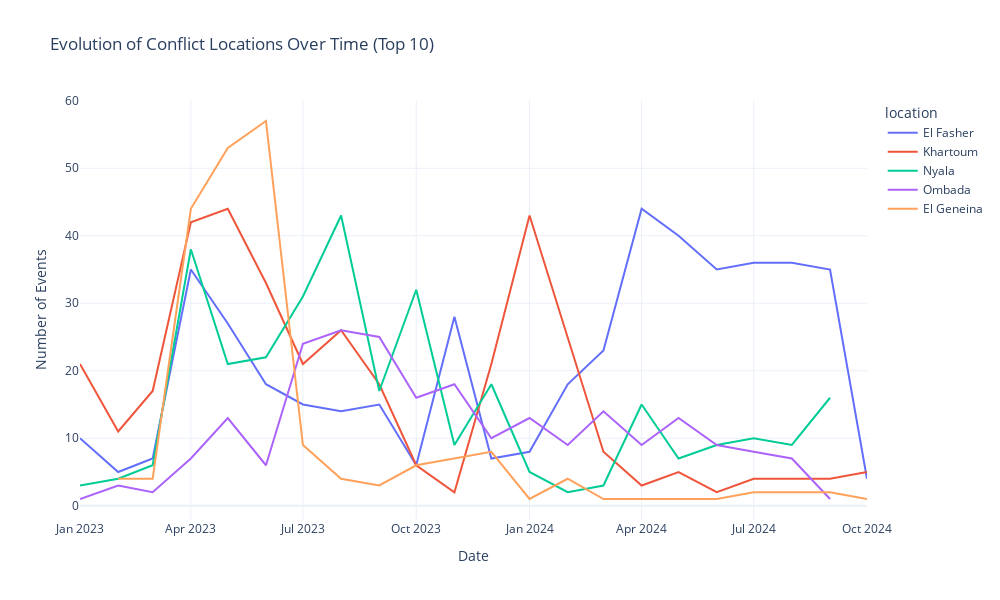

Notebook code for this chart:
### Code cell
import pandas as pd 
import plotly.express as px

# Sample data loading (replace this with your actual data)
# sudan_conflict_data = pd.read_csv('your_data.csv')

# Ensure 'event_date' is in datetime format 
sudan_conflict_data['event_date'] = pd.to_datetime(sudan_conflict_data['event_date'], format='%d %B %Y')

# Get the top 10 locations with the most conflict events
top_locations = (
    sudan_conflict_data['location'].value_counts()
    .head(5)
    .index
)

# Filter the original dataset for these top locations
top_locations_data = sudan_conflict_data[sudan_conflict_data['location'].isin(top_locations)]

# Group by month and location, counting occurrences
location_trends = (
    top_locations_data
    .groupby([top_locations_data['event_date'].dt.to_period('M'), 'location'])
    .size()
    .reset_index(name='count')
)

# Convert period back to datetime for plotting
location_trends['event_date'] = location_trends['event_date'].dt.to_timestamp()

# Create a dynamic line plot
fig_location = px.line(location_trends, 
                        x='event_date', 
                        y='count', 
                        color='location',
                        title='Evolution of Conflict Locations Over Time (Top 10)',
                        labels={'count': 'Number of Events', 'event_date': 'Date'},
                        template='plotly_white')

fig_location.update_layout(width=1000, height=600)  # Set your desired width and height

# Show interactive plot
fig_location.show()

### Figure 1 — Plotly figure (JSON) as saved in the notebook; plotly's stock layout.template omitted (floating-point values rounded to 4 significant figures)
{"data": [{"hovertemplate": "location=El Fasher<br>Date=%{x}<br>Number of Events=%{y}<extra></extra>", "legendgroup": "El Fasher", "line": {"color": "#636efa", "dash": "solid"}, "marker": {"symbol": "circle"}, "mode": "lines", "name": "El Fasher", "orientation": "v", "showlegend": true, "type": "scatter", "x": ["2023-01-01T00:00:00", "2023-02-01T00:00:00", "2023-03-01T00:00:00", "2023-04-01T00:00:00", "2023-05-01T00:00:00", "2023-06-01T00:00:00", "2023-07-01T00:00:00", "2023-08-01T00:00:00", "2023-09-01T00:00:00", "2023-10-01T00:00:00", "2023-11-01T00:00:00", "2023-12-01T00:00:00", "2024-01-01T00:00:00", "2024-02-01T00:00:00", "2024-03-01T00:00:00", "2024-04-01T00:00:00", "2024-05-01T00:00:00", "2024-06-01T00:00:00", "2024-07-01T00:00:00", "2024-08-01T00:00:00", "2024-09-01T00:00:00", "2024-10-01T00:00:00"], "xaxis": "x", "y": [10, 5, 7, 35, 27, 18, 15, 14, 15, 6, 28, 7, 8, 18, 23, 44, 40, 35, 36, 36, 35, 4], "yaxis": "y"}, {"hovertemplate": "location=Khartoum<br>Date=%{x}<br>Number of Events=%{y}<extra></extra>", "legendgroup": "Khartoum", "line": {"color": "#EF553B", "dash": "solid"}, "marker": {"symbol": "circle"}, "mode": "lines", "name": "Khartoum", "orientation": "v", "showlegend": true, "type": "scatter", "x": ["2023-01-01T00:00:00", "2023-02-01T00:00:00", "2023-03-01T00:00:00", "2023-04-01T00:00:00", "2023-05-01T00:00:00", "2023-06-01T00:00:00", "2023-07-01T00:00:00", "2023-08-01T00:00:00", "2023-09-01T00:00:00", "2023-10-01T00:00:00", "2023-11-01T00:00:00", "2023-12-01T00:00:00", "2024-01-01T00:00:00", "2024-02-01T00:00:00", "2024-03-01T00:00:00", "2024-04-01T00:00:00", "2024-05-01T00:00:00", "2024-06-01T00:00:00", "2024-07-01T00:00:00", "2024-08-01T00:00:00", "2024-09-01T00:00:00", "2024-10-01T00:00:00"], "xaxis": "x", "y": [21, 11, 17, 42, 44, 33, 21, 26, 18, 6, 2, 21, 43, 25, 8, 3, 5, 2, 4, 4, 4, 5], "yaxis": "y"}, {"hovertemplate": "location=Nyala<br>Date=%{x}<br>Number of Events=%{y}<extra></extra>", "legendgroup": "Nyala", "line": {"color": "#00cc96", "dash": "solid"}, "marker": {"symbol": "circle"}, "mode": "lines", "name": "Nyala", "orientation": "v", "showlegend": true, "type": "scatter", "x": ["2023-01-01T00:00:00", "2023-02-01T00:00:00", "2023-03-01T00:00:00", "2023-04-01T00:00:00", "2023-05-01T00:00:00", "2023-06-01T00:00:00", "2023-07-01T00:00:00", "2023-08-01T00:00:00", "2023-09-01T00:00:00", "2023-10-01T00:00:00", "2023-11-01T00:00:00", "2023-12-01T00:00:00", "2024-01-01T00:00:00", "2024-02-01T00:00:00", "2024-03-01T00:00:00", "2024-04-01T00:00:00", "2024-05-01T00:00:00", "2024-06-01T00:00:00", "2024-07-01T00:00:00", "2024-08-01T00:00:00", "2024-09-01T00:00:00"], "xaxis": "x", "y": [3, 4, 6, 38, 21, 22, 31, 43, 17, 32, 9, 18, 5, 2, 3, 15, 7, 9, 10, 9, 16], "yaxis": "y"}, {"hovertemplate": "location=Ombada<br>Date=%{x}<br>Number of Events=%{y}<extra></extra>", "legendgroup": "Ombada", "line": {"color": "#ab63fa", "dash": "solid"}, "marker": {"symbol": "circle"}, "mode": "lines", "name": "Ombada", "orientation": "v", "showlegend": true, "type": "scatter", "x": ["2023-01-01T00:00:00", "2023-02-01T00:00:00", "2023-03-01T00:00:00", "2023-04-01T00:00:00", "2023-05-01T00:00:00", "2023-06-01T00:00:00", "2023-07-01T00:00:00", "2023-08-01T00:00:00", "2023-09-01T00:00:00", "2023-10-01T00:00:00", "2023-11-01T00:00:00", "2023-12-01T00:00:00", "2024-01-01T00:00:00", "2024-02-01T00:00:00", "2024-03-01T00:00:00", "2024-04-01T00:00:00", "2024-05-01T00:00:00", "2024-06-01T00:00:00", "2024-07-01T00:00:00", "2024-08-01T00:00:00", "2024-09-01T00:00:00"], "xaxis": "x", "y": [1, 3, 2, 7, 13, 6, 24, 26, 25, 16, 18, 10, 13, 9, 14, 9, 13, 9, 8, 7, 1], "yaxis": "y"}, {"hovertemplate": "location=El Geneina<br>Date=%{x}<br>Number of Events=%{y}<extra></extra>", "legendgroup": "El Geneina", "line": {"color": "#FFA15A", "dash": "solid"}, "marker": {"symbol": "circle"}, "mode": "lines", "name": "El Geneina", "orientation": "v", "showlegend": true, "type": "scatter", "x": ["2023-02-01T00:00:00", "2023-03-01T00:00:00", "2023-04-01T00:00:00", "2023-05-01T00:00:00", "2023-06-01T00:00:00", "2023-07-01T00:00:00", "2023-08-01T00:00:00", "2023-09-01T00:00:00", "2023-10-01T00:00:00", "2023-11-01T00:00:00", "2023-12-01T00:00:00", "2024-01-01T00:00:00", "2024-02-01T00:00:00", "2024-03-01T00:00:00", "2024-06-01T00:00:00", "2024-07-01T00:00:00", "2024-08-01T00:00:00", "2024-09-01T00:00:00", "2024-10-01T00:00:00"], "xaxis": "x", "y": [4, 4, 44, 53, 57, 9, 4, 3, 6, 7, 8, 1, 4, 1, 1, 2, 2, 2, 1], "yaxis": "y"}], "layout": {"height": 600, "legend": {"title": {"text": "location"}, "tracegroupgap": 0}, "title": {"text": "Evolution of Conflict Locations Over Time (Top 10)"}, "width": 1000, "xaxis": {"anchor": "y", "domain": [0, 1], "title": {"text": "Date"}}, "yaxis": {"anchor": "x", "domain": [0, 1], "title": {"text": "Number of Events"}}}}
